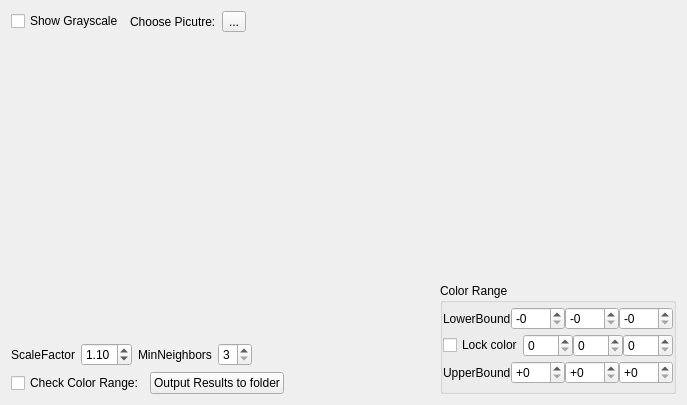
<?xml version="1.0" encoding="UTF-8"?>
<ui version="4.0">
 <class>StillObject</class>
 <widget class="QWidget" name="StillObject">
  <property name="geometry">
   <rect>
    <x>0</x>
    <y>0</y>
    <width>687</width>
    <height>405</height>
   </rect>
  </property>
  <property name="windowTitle">
   <string>Form</string>
  </property>
  <property name="statusTip">
   <string/>
  </property>
  <layout class="QVBoxLayout" name="verticalLayout_3" stretch="0,1,0">
   <item>
    <layout class="QHBoxLayout" name="horizontalLayout_7" stretch="0,0,0,1">
     <item>
      <widget class="QCheckBox" name="checkBox_grayscale">
       <property name="text">
        <string>Show Grayscale</string>
       </property>
      </widget>
     </item>
     <item>
      <widget class="QLabel" name="label_2">
       <property name="text">
        <string>Choose Picutre:</string>
       </property>
       <property name="alignment">
        <set>Qt::AlignLeading|Qt::AlignLeft|Qt::AlignVCenter</set>
       </property>
      </widget>
     </item>
     <item>
      <widget class="QToolButton" name="toolButton_PictureSelection">
       <property name="text">
        <string>...</string>
       </property>
      </widget>
     </item>
     <item>
      <widget class="QLabel" name="label_FilePath">
       <property name="text">
        <string/>
       </property>
      </widget>
     </item>
    </layout>
   </item>
   <item>
    <layout class="QHBoxLayout" name="horizontalLayout_pictures">
     <item>
      <widget class="QLabel" name="label_StillObject">
       <property name="sizePolicy">
        <sizepolicy hsizetype="Ignored" vsizetype="Ignored">
         <horstretch>0</horstretch>
         <verstretch>0</verstretch>
        </sizepolicy>
       </property>
       <property name="text">
        <string/>
       </property>
       <property name="scaledContents">
        <bool>false</bool>
       </property>
       <property name="alignment">
        <set>Qt::AlignCenter</set>
       </property>
      </widget>
     </item>
     <item>
      <widget class="QLabel" name="label_ColorRange">
       <property name="sizePolicy">
        <sizepolicy hsizetype="Ignored" vsizetype="Ignored">
         <horstretch>0</horstretch>
         <verstretch>0</verstretch>
        </sizepolicy>
       </property>
       <property name="text">
        <string/>
       </property>
       <property name="alignment">
        <set>Qt::AlignCenter</set>
       </property>
      </widget>
     </item>
    </layout>
   </item>
   <item>
    <layout class="QHBoxLayout" name="horizontalLayout_5" stretch="1,0">
     <item>
      <layout class="QVBoxLayout" name="verticalLayout_2">
       <item>
        <spacer name="verticalSpacer">
         <property name="orientation">
          <enum>Qt::Vertical</enum>
         </property>
         <property name="sizeHint" stdset="0">
          <size>
           <width>20</width>
           <height>40</height>
          </size>
         </property>
        </spacer>
       </item>
       <item>
        <widget class="QLabel" name="label_ObjectCount">
         <property name="text">
          <string/>
         </property>
        </widget>
       </item>
       <item>
        <layout class="QHBoxLayout" name="horizontalLayout_2">
         <item>
          <widget class="QLabel" name="label_3">
           <property name="statusTip">
            <string>Higher values less accuracy</string>
           </property>
           <property name="text">
            <string>ScaleFactor</string>
           </property>
          </widget>
         </item>
         <item>
          <widget class="QDoubleSpinBox" name="doubleSpinBox_ScaleFactor">
           <property name="decimals">
            <number>2</number>
           </property>
           <property name="minimum">
            <double>1.010000000000000</double>
           </property>
           <property name="maximum">
            <double>2.000000000000000</double>
           </property>
           <property name="singleStep">
            <double>0.010000000000000</double>
           </property>
           <property name="value">
            <double>1.100000000000000</double>
           </property>
          </widget>
         </item>
         <item>
          <widget class="QLabel" name="label_4">
           <property name="statusTip">
            <string>Higher values less accuracy but more reliability</string>
           </property>
           <property name="text">
            <string>MinNeighbors</string>
           </property>
          </widget>
         </item>
         <item>
          <widget class="QSpinBox" name="spinBox_MinNeighbors">
           <property name="minimum">
            <number>3</number>
           </property>
           <property name="maximum">
            <number>6</number>
           </property>
          </widget>
         </item>
         <item>
          <spacer name="horizontalSpacer">
           <property name="orientation">
            <enum>Qt::Horizontal</enum>
           </property>
           <property name="sizeHint" stdset="0">
            <size>
             <width>40</width>
             <height>20</height>
            </size>
           </property>
          </spacer>
         </item>
        </layout>
       </item>
       <item>
        <layout class="QHBoxLayout" name="horizontalLayout_3">
         <item>
          <widget class="QCheckBox" name="checkBox_ColorCheck">
           <property name="text">
            <string>Check Color Range:</string>
           </property>
          </widget>
         </item>
         <item>
          <widget class="QPushButton" name="pushButton_outputResults">
           <property name="statusTip">
            <string>Apply current settings to all pictures under current colder and output results into selecting folder</string>
           </property>
           <property name="text">
            <string>Output Results to folder</string>
           </property>
          </widget>
         </item>
         <item>
          <spacer name="horizontalSpacer_2">
           <property name="orientation">
            <enum>Qt::Horizontal</enum>
           </property>
           <property name="sizeHint" stdset="0">
            <size>
             <width>40</width>
             <height>20</height>
            </size>
           </property>
          </spacer>
         </item>
        </layout>
       </item>
      </layout>
     </item>
     <item>
      <widget class="QGroupBox" name="groupBox_ColorRange">
       <property name="sizePolicy">
        <sizepolicy hsizetype="Preferred" vsizetype="Preferred">
         <horstretch>0</horstretch>
         <verstretch>0</verstretch>
        </sizepolicy>
       </property>
       <property name="title">
        <string>Color Range</string>
       </property>
       <layout class="QVBoxLayout" name="verticalLayout">
        <property name="spacing">
         <number>0</number>
        </property>
        <property name="leftMargin">
         <number>0</number>
        </property>
        <property name="topMargin">
         <number>0</number>
        </property>
        <property name="rightMargin">
         <number>0</number>
        </property>
        <property name="bottomMargin">
         <number>0</number>
        </property>
        <item>
         <layout class="QHBoxLayout" name="horizontalLayout">
          <item>
           <widget class="QLabel" name="label">
            <property name="text">
             <string>LowerBound</string>
            </property>
           </widget>
          </item>
          <item>
           <widget class="QSpinBox" name="spinBox_LBH">
            <property name="toolTip">
             <string/>
            </property>
            <property name="statusTip">
             <string>Hue</string>
            </property>
            <property name="whatsThis">
             <string/>
            </property>
            <property name="prefix">
             <string>-</string>
            </property>
            <property name="maximum">
             <number>179</number>
            </property>
           </widget>
          </item>
          <item>
           <widget class="QSpinBox" name="spinBox_LBS">
            <property name="toolTip">
             <string/>
            </property>
            <property name="statusTip">
             <string>Saturation</string>
            </property>
            <property name="whatsThis">
             <string/>
            </property>
            <property name="prefix">
             <string>-</string>
            </property>
            <property name="maximum">
             <number>255</number>
            </property>
           </widget>
          </item>
          <item>
           <widget class="QSpinBox" name="spinBox_LBV">
            <property name="toolTip">
             <string/>
            </property>
            <property name="statusTip">
             <string>Value</string>
            </property>
            <property name="whatsThis">
             <string/>
            </property>
            <property name="prefix">
             <string>-</string>
            </property>
            <property name="maximum">
             <number>255</number>
            </property>
           </widget>
          </item>
         </layout>
        </item>
        <item>
         <layout class="QHBoxLayout" name="horizontalLayout_6">
          <item>
           <widget class="QCheckBox" name="checkBox_lockColor">
            <property name="text">
             <string>Lock color</string>
            </property>
           </widget>
          </item>
          <item>
           <widget class="QSpinBox" name="spinBox_H">
            <property name="toolTip">
             <string/>
            </property>
            <property name="statusTip">
             <string>Hue</string>
            </property>
            <property name="whatsThis">
             <string/>
            </property>
            <property name="prefix">
             <string/>
            </property>
            <property name="maximum">
             <number>179</number>
            </property>
           </widget>
          </item>
          <item>
           <widget class="QSpinBox" name="spinBox_S">
            <property name="toolTip">
             <string/>
            </property>
            <property name="statusTip">
             <string>Saturation</string>
            </property>
            <property name="whatsThis">
             <string/>
            </property>
            <property name="prefix">
             <string/>
            </property>
            <property name="maximum">
             <number>255</number>
            </property>
           </widget>
          </item>
          <item>
           <widget class="QSpinBox" name="spinBox_V">
            <property name="toolTip">
             <string/>
            </property>
            <property name="statusTip">
             <string>Value</string>
            </property>
            <property name="whatsThis">
             <string/>
            </property>
            <property name="prefix">
             <string/>
            </property>
            <property name="maximum">
             <number>255</number>
            </property>
           </widget>
          </item>
         </layout>
        </item>
        <item>
         <layout class="QHBoxLayout" name="horizontalLayout_4">
          <item>
           <widget class="QLabel" name="label_5">
            <property name="text">
             <string>UpperBound</string>
            </property>
           </widget>
          </item>
          <item>
           <widget class="QSpinBox" name="spinBox_UBH">
            <property name="toolTip">
             <string/>
            </property>
            <property name="statusTip">
             <string>Hue</string>
            </property>
            <property name="whatsThis">
             <string/>
            </property>
            <property name="prefix">
             <string>+</string>
            </property>
            <property name="maximum">
             <number>179</number>
            </property>
           </widget>
          </item>
          <item>
           <widget class="QSpinBox" name="spinBox_UBS">
            <property name="toolTip">
             <string/>
            </property>
            <property name="statusTip">
             <string>Saturation</string>
            </property>
            <property name="whatsThis">
             <string/>
            </property>
            <property name="prefix">
             <string>+</string>
            </property>
            <property name="maximum">
             <number>255</number>
            </property>
           </widget>
          </item>
          <item>
           <widget class="QSpinBox" name="spinBox_UBV">
            <property name="toolTip">
             <string/>
            </property>
            <property name="statusTip">
             <string>Value</string>
            </property>
            <property name="whatsThis">
             <string/>
            </property>
            <property name="prefix">
             <string>+</string>
            </property>
            <property name="maximum">
             <number>255</number>
            </property>
           </widget>
          </item>
         </layout>
        </item>
       </layout>
      </widget>
     </item>
    </layout>
   </item>
  </layout>
 </widget>
 <resources/>
 <connections/>
</ui>
